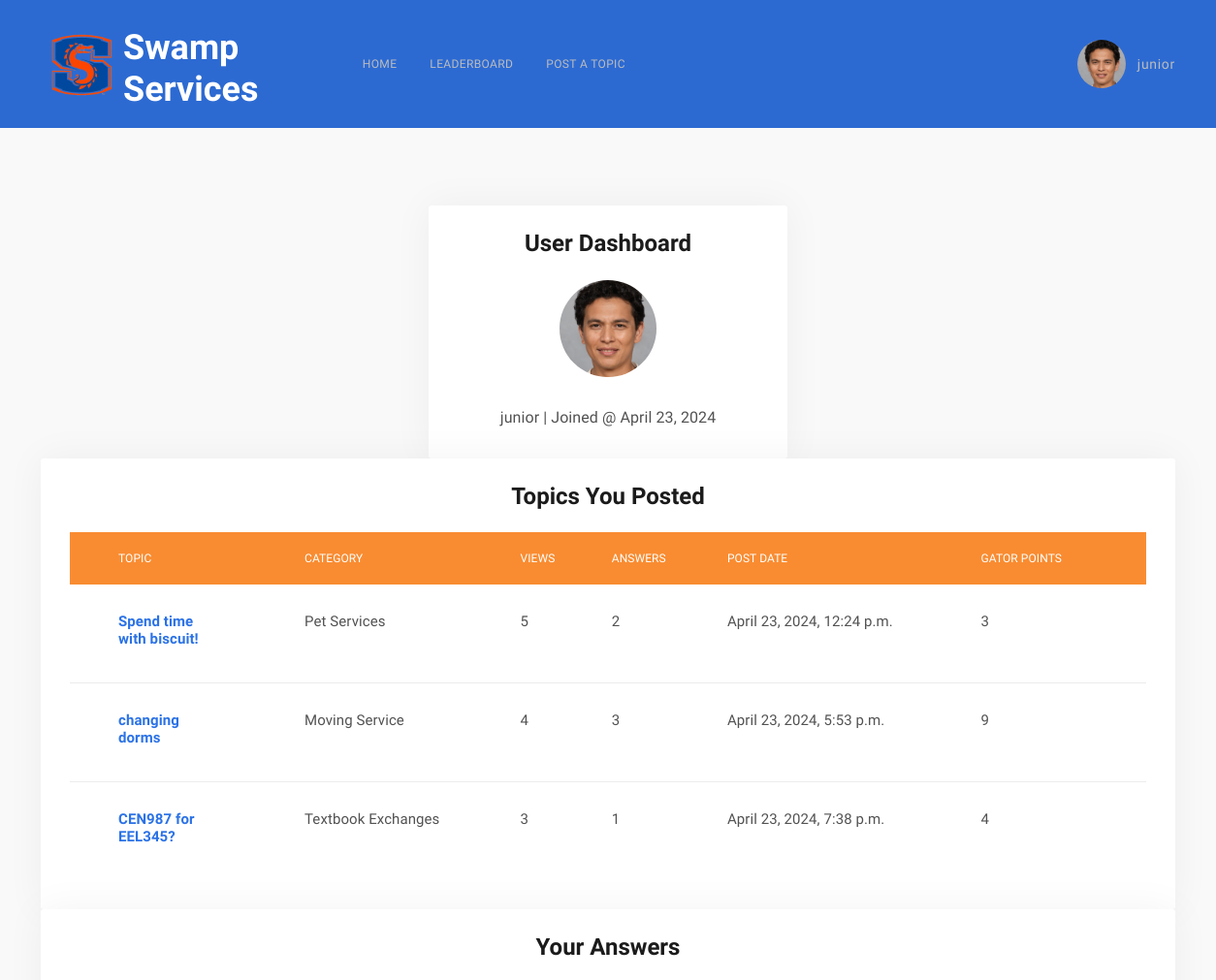
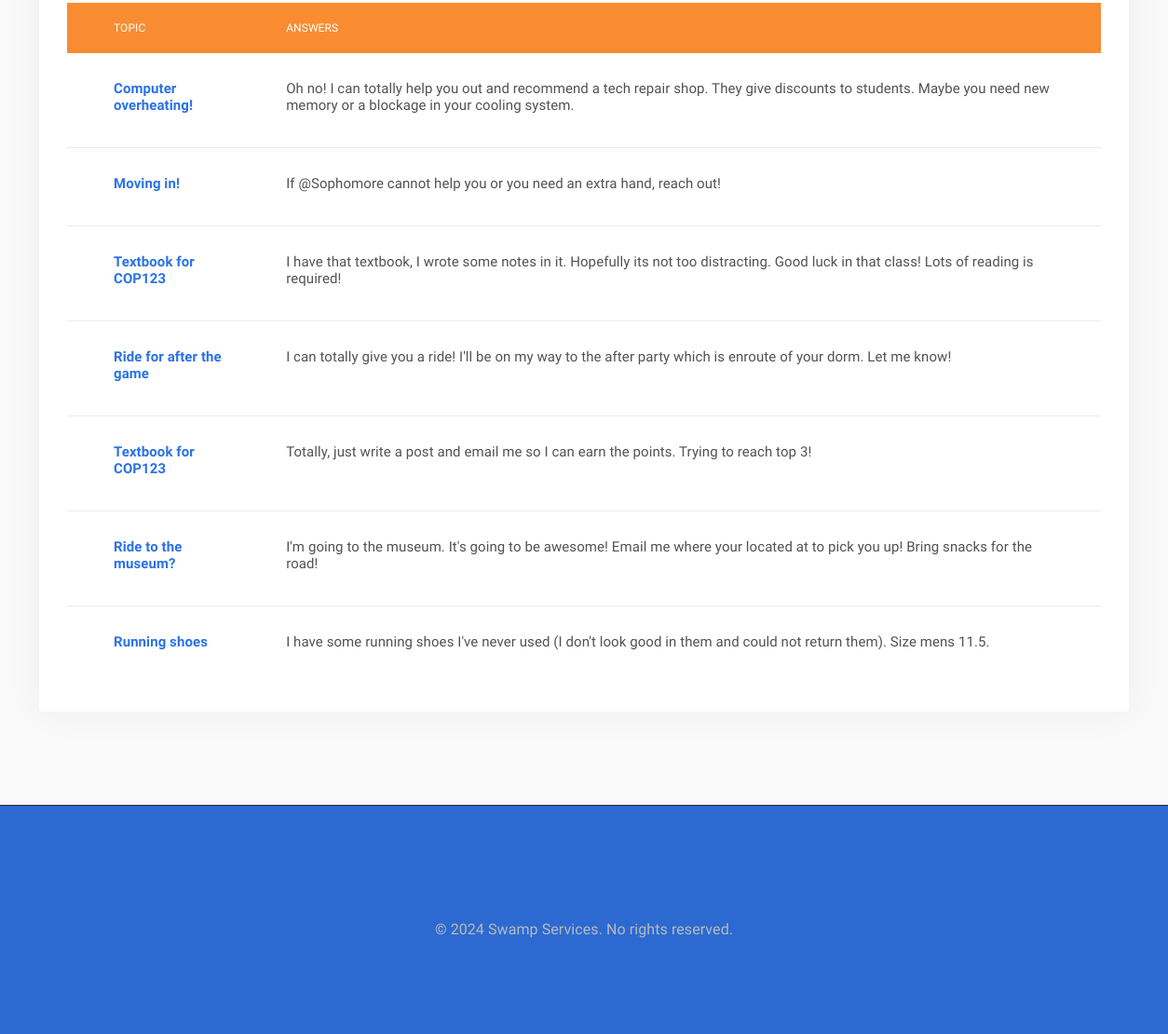
Page /user-dashboard/ (signed in) on the committed database (2 pictures, top to bottom).
### forum/models.py (models this page shows, shortened)
class Author(models.Model):
    user = models.OneToOneField(User, on_delete = models.CASCADE)
    profile_pic = models.ImageField(default="gator-mascot-head-vector.png", null=True, blank=True)
    is_moderator = models.BooleanField(default=False)
    bio = models.TextField(max_length=150, blank=True)  # bio field

class UserPost(models.Model):
    author = models.ForeignKey(Author, on_delete=models.CASCADE, null=True)
    category = models.CharField(max_length=25, null=True)
    title = models.CharField(max_length=30, null=True)
    description = models.TextField(max_length=500, null=True)
    date_created = models.DateTimeField(auto_now_add=True, null=True)
    gatorpnts = models.IntegerField(null=True)
    is_open = models.BooleanField(default=True)
    @property
    def answer_count(self):
        return Answer.objects.filter(user_post=self).count()
    @property
    def topic_view_count(self):
        return TopicView.objects.filter(user_post=self).count()

class Answer(models.Model):
    user_post = models.ForeignKey(UserPost, on_delete=models.CASCADE)
    user = models.ForeignKey(User, on_delete = models.CASCADE)
    content = models.TextField(max_length=500)
    date_created = models.DateTimeField(auto_now_add=True, null=True)
    accepted = models.BooleanField(default=False)
    gatorpnts = models.IntegerField(null=True)

### forum/views.py (the view)
# urls.py: path('user-dashboard/', views.userDashboard, name='user-dashboard'),
@login_required(login_url='login')
def userDashboard(request):
    topic_posted = request.user.author.userpost_set.all()
    ans_posted = request.user.answer_set.all()
    topic_count = topic_posted.count()
    ans_count = ans_posted.count()
    context = {
        'topic_posted':topic_posted,
        'ans_posted':ans_posted,
        'topic_count':topic_count,
        'ans_count':ans_count
    }
    return render(request, 'user-dashboard.html', context)

### templates/user-dashboard.html
{% extends "base.html" %}
{% load static %}
{% block content %}
<div class="dx-main">
    <div class="dx-box-5 pb-100 bg-grey-6">
        <div class="container">
            <div class="row justify-content-center">
                <div class="col-lg-4">
                    <div class="dx-box-decorated">
                        <div class="dx-box-content text-center">
                            <h2 class="h4">User Dashboard</h2>
                            <div class="dx-comment-img">
                                <img style="width: 100px; margin-bottom: 20px;"
                                    src="{{ user.author.profile_pic.url }}" alt="" class="rounded-circle">
                            </div>
                            <p class="mnt5">{{ user.username }} | Joined @ {{ user.date_joined|date }}</p>
                        </div>
                    </div>
                </div>
            </div>
            <div class="row justify-content-center">
                <div class="col-lg-12">
                    <div class="dx-box-decorated">
                        <div class="dx-box-content">
                            {% if topic_count > 0 %}
                                <h2 class="h4 text-center">Topics You Posted</h2>
                                <div class="table-responsive">
                                    <table class="dx-table dx-table-default">
                                        <thead>
                                            <tr>
                                                <th scope="col">Topic</th>
                                                <th scope="col">Category</th>
                                                <th scope="col">Views</th>
                                                <th scope="col">Answers</th>
                                                <th scope="col">Post Date</th>
                                                <th scope="col">Gator Points</th>
                                            </tr>
                                        </thead>
                                        <tbody>
                                            {% for post in topic_posted %}
                                            <tr>
                                                <th scope="row">
                                                    <a href="{% url 'topic-detail' post.id %}" class="dx-table-default-title" style="width: 100px; overflow-wrap: break-word;">{{ post.title }}</a>
                                                </th>
                                                <td>{{ post.category }}</td>
                                                <td>{{ post.topic_view_count }}</td>
                                                <td>{{ post.answer_count }}</td>
                                                <td>{{ post.date_created }}</td>
                                                <td>{{ post.gatorpnts }}</td>
                                            </tr>
                                            {% endfor %}
                                        </tbody>
                                    </table>
                                </div>
                            {% else %}
                            <h2 class="h4 text-center">You didn't post a topic yet!</h2>
                            {% endif %}
                        </div>
                    </div>
                </div>
            </div>
            <div class="row justify-content-center">
                <div class="col-lg-12">
                    <div class="dx-box-decorated">
                        <div class="dx-box-content">
                            {% if ans_count > 0 %}
                            <h2 class="h4 text-center">Your Answers</h2>
                            <div class="table-responsive">
                                <table class="dx-table dx-table-default">
                                    <thead>
                                        <tr>
                                            <th scope="col">Topic</th>
                                            <th scope="col">Answers</th>
                                        </tr>
                                    </thead>
                                    <tbody>
                                        {% for ans in ans_posted %}
                                        <tr>
                                            <th scope="row">
                                                <a href="{% url 'topic-detail' ans.user_post.id %}" class="dx-table-default-title">{{ ans.user_post.title }}</a>
                                            </th>
                                            <td>{{ ans.content }}</td>
                                        </tr>
                                        {% endfor %}
                                    </tbody>
                                </table>
                            </div>
                            {% else %}
                            <h2 class="h4 text-center">You didn't answer in a topic yet.</h2>
                            {% endif %}
                        </div>
                    </div>
                </div>
            </div>
        </div>
    </div>
</div>
{% endblock content %}

### templates/header.html (shortened to what this page needs)
{% load static %}
<html lang="en">
<head>
    <link rel="stylesheet" href="{% static 'vendor/bootstrap/dist/css/bootstrap.min.css' %}">
    <link rel="stylesheet" href="{% static 'vendor/fancybox/dist/jquery.fancybox.min.css' %}">
    <link rel="stylesheet" href="{% static 'vendor/pixeden-stroke-7-icon/pe-icon-7-stroke/dist/pe-icon-7-stroke.min.css' %}">
    <link rel="stylesheet" type="text/css" href="{% static 'vendor/swiper/dist/css/swiper.min.css' %}">
    <link rel="stylesheet" type="text/css" href="{% static 'vendor/bootstrap-select/dist/css/bootstrap-select.min.css' %}">
    <link rel="stylesheet" type="text/css" href="{% static 'vendor/dropzone/dist/min/dropzone.min.css' %}">
    <link rel="stylesheet" type="text/css" href="{% static 'vendor/quill/dist/quill.snow.css' %}">
    <link rel="stylesheet" href="{% static 'css/amdesk.min.css' %}">
    <link rel="stylesheet" href="{% static 'css/custom.css' %}">
</head>
<body>
    <nav
        class="dx-navbar dx-navbar-top dx-navbar-collapse dx-navbar-sticky dx-navbar-expand-lg dx-navbar-dropdown-triangle dx-navbar-autohide">
        <div class="container">
            <a href="{% url 'home' %}" class="dx-nav-logo">
                <img src="{% static '../static/images/swamp-services-logo.png' %}" alt="" width="85" height="85">
                <h2 class="text-white" style="margin-top:0px; padding-top:10px; margin-bottom:0;">Swamp Services</h2>
            </a>
            <div class="dx-navbar-content">
                <ul class="dx-nav dx-nav-align-left">
                    <li class="dx-drop-item">
                        <a href="{% url 'home' %}">
                            Home
                        </a>
                    </li>
                    <li class="dx-drop-item">
                        <a href="{% url 'blog' %}">
                            Leaderboard
                        </a>
                    </li>
                    <li class="dx-drop-item">
                        <a href="{% url 'user-post' %}">
                            Post A Topic
                        </a>
                    </li>
                </ul>
                <ul class="dx-nav dx-nav-align-right">
                    {% if user.is_authenticated %}
                    <li>
                        <div class="dropdown dx-dropdown dx-dropdown-signin">
                            <a class="dx-nav-signin" href="account.html" role="button" id="dropdownSignin" data-toggle="dropdown" aria-haspopup="true" aria-expanded="false">
                                <span class="dx-nav-signin-img"><img src="{{ user.author.profile_pic.url }}" alt=""></span>
                                <span class="dx-nav-signin-name">{{ user.username }}</span>
                            </a>
                        </div>
                    </li>
                    {% endif %}
                </ul>
            </div>
        </div>
    </nav>

### static/css/custom.css (style rules this page uses)
body { overflow-x: hidden !important; }
.mnt5 { margin-top: 10px; margin-bottom: 0px; }
.dx-dropdown.dx-dropdown-signin>a::before, .dx-dropdown.dx-dropdown-signin>button::before { margin-left: -30px; }
div { overflow-wrap: break-word; word-wrap: break-word; }
p { overflow-wrap: break-word; word-wrap: break-word; }
th { overflow-wrap: break-word; }
tr { overflow-wrap: break-word; }
td { word-wrap: break-word; }
span { overflow-wrap: break-word ; text-align: center; }
tr { background-color: #F98C31; }
.dx-navbar-top { background-color: #2C6AD2; }
.dx-nav-logo { background-color: #2C6AD2; }
.dx-box-5 { background-color: #DBDCDD; }

### rows in the picture
UserPost: title "Spend time with biscuit!", category "Pet Services", topic_view_count "5", answer_count "2", date_created "April 23, 2024, 12:24 p.m.", gatorpnts "3"
UserPost: title "changing dorms", category "Moving Service", topic_view_count "4", answer_count "3", date_created "April 23, 2024, 5:53 p.m.", gatorpnts "9"
UserPost: title "CEN987 for EEL345?", category "Textbook Exchanges", topic_view_count "3", answer_count "1", date_created "April 23, 2024, 7:38 p.m.", gatorpnts "4"
Answer: user_post "Computer overheating!", content "Oh no! I can totally help you out and recommend a tech repair shop. They give discounts to students. Maybe you need new memory or a blockage in your cooling system."
Answer: user_post "Moving in!", content "If @Sophomore cannot help you or you need an extra hand, reach out!"
Answer: user_post "Textbook for COP123", content "I have that textbook, I wrote some notes in it. Hopefully its not too distracting. Good luck in that class! Lots of reading is required!"
Answer: user_post "Ride for after the game", content "I can totally give you a ride! I'll be on my way to the after party which is enroute of your dorm. Let me know!"
Answer: user_post "Textbook for COP123", content "Totally, just write a post and email me so I can earn the points. Trying to reach top 3!"
Answer: user_post "Ride to the museum?", content "I'm going to the museum. It's going to be awesome! Email me where your located at to pick you up! Bring snacks for the road!"
Answer: user_post "Running shoes", content "I have some running shoes I've never used (I don't look good in them and could not return them). Size mens 11.5."

### other values in the picture
{{ user.username }} "junior"
{{ user.date_joined|date }} "April 23, 2024"
